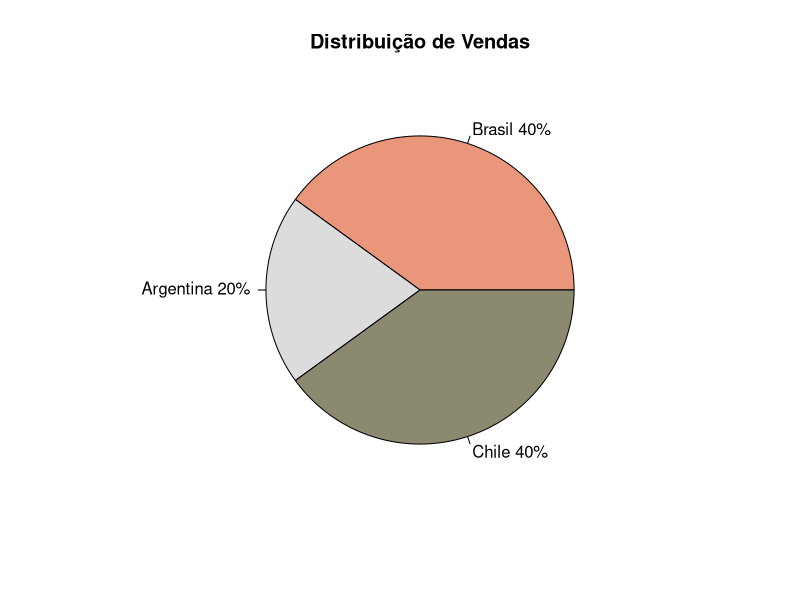
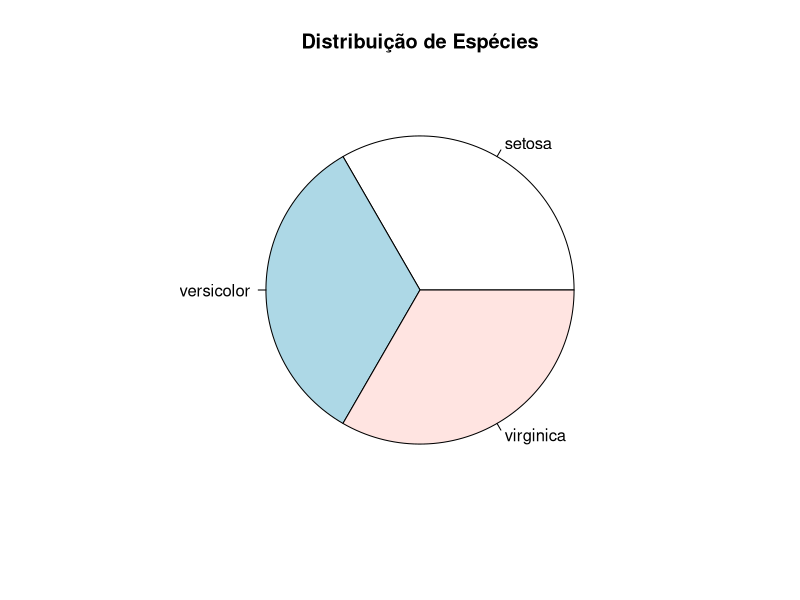

Generate these figures, in order, with R:
# Graficos de Pizza

?pie

# Criando as fatias
fatias = c(40, 20, 40)

# Noemando os labels
paises = c('Brasil', 'Argentina', 'Chile')

# Unindo paises e fatias
paises = paste(paises, fatias)

# Incluindo mais detalhes no label
paises = paste(paises, '%', sep = '')

# Construindo um gráfico
pie(fatias, labels = paises,
    col = c('darksalmon', 'gainsboro', 'lemonchiffon4'),
    main = 'Distribuição de Vendas')

# Trabalhando com dataframes
?iris
attach(iris)
values = table(Species)
labels = paste(names(values))
pie(values, labels = labels, main = 'Distribuição de Espécies')

